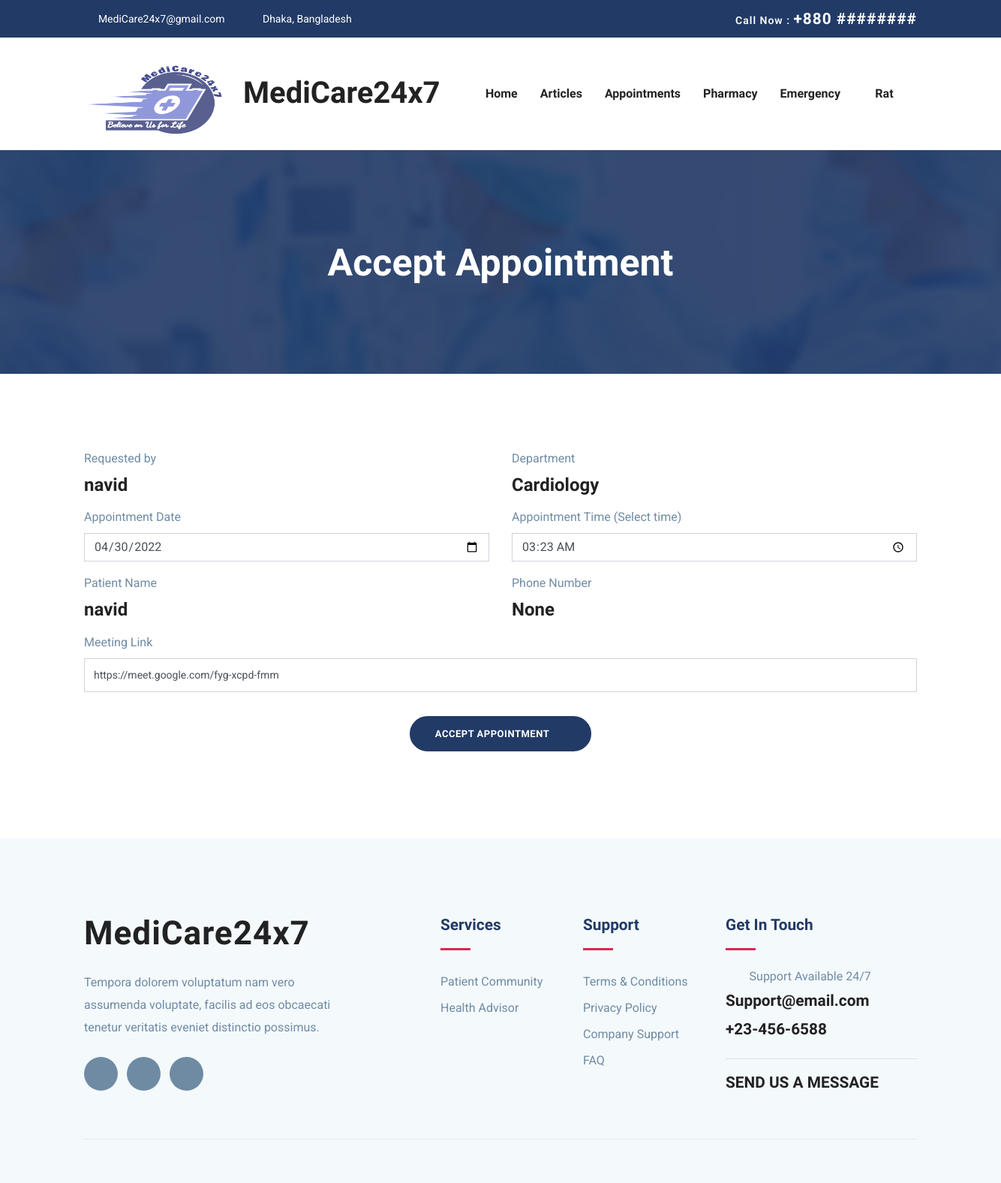
Screenshot of /appointment/doctor-update-appointment/1 (signed in) with the database file from the repository.
### accounts/models.py (models this page shows, shortened)
class UserModel(AbstractBaseUser, PermissionsMixin):
    email = models.EmailField(max_length=255, unique=True)  # Email
    name = models.CharField(max_length=255)  # Name
    is_patient = models.BooleanField(default=False)  # True if patient
    is_doctor = models.BooleanField(default=False)  # True if doctor
    is_active = models.BooleanField(default=True)  # True if active
    is_staff = models.BooleanField(default=False)
    is_admin = models.BooleanField(default=False)
    is_superuser = models.BooleanField(default=False)
    date_joined = models.DateTimeField(auto_now_add=True)
    USERNAME_FIELD = 'email'
    REQUIRED_FIELDS = ['name']  # Email & Password are required by default.
    objects = MyUserManager()  # User manager for the User Model
    def __str__(self):
        return self.email

class PatientModel(models.Model):
    user = models.OneToOneField(UserModel, on_delete=models.CASCADE)
    image = models.ImageField(null=True, blank=True)  # Patient Profile Picture
    gender = models.CharField(max_length=10, choices=GENDER_CHOICES, null=True, blank=True)
    blood_group = models.CharField(max_length=10, choices=BLOOD_GROUP_CHOICES, null=True, blank=True)
    height = models.DecimalField(decimal_places=2, max_digits=4, null=True, blank=True)
    weight = models.IntegerField(null=True, blank=True)
    date_of_birth = models.DateField(null=True, blank=True)
    phone = models.CharField(max_length=15, null=True, blank=True)
    address = models.TextField(max_length=100, null=True, blank=True)
    last_donation = models.DateField(null=True, blank=True)

class DoctorModel(models.Model):
    SpecializationModel= [
        ('Cardiology', 'Cardiology'),
        ('Dentistry', 'Dentistry'),
        ('Dermatology', 'Dermatology'),
        ('Endocrinology', 'Endocrinology'),
        ('Gastroenterology', 'Gastroenterology'),
        ('General Surgery', 'General Surgery'),
    ]
    user = models.OneToOneField(UserModel, on_delete=models.CASCADE)
    bio = models.TextField(null=True, blank=True)
    image = models.ImageField(null=True, blank=True)
    gender = models.CharField(max_length=10, choices=GENDER_CHOICES, null=True, blank=True)
    blood_group = models.CharField(max_length=10, choices=BLOOD_GROUP_CHOICES, null=True, blank=True)
    date_of_birth = models.DateField(null=True, blank=True)
    phone = models.CharField(max_length=15, null=True, blank=True)
    NID = models.CharField(max_length=50, null=True, blank=True)
    specialization = models.CharField(max_length=20, choices=SpecializationModel, null=True, blank=True)
    BMDC_regNo = models.CharField(max_length=100, null=True, blank=True)
    last_donation = models.DateField(null=True, blank=True)

### appointment/models.py (models this page shows)
class AppointmentModel(models.Model):
    patient         = models.ForeignKey(PatientModel, on_delete=models.CASCADE)
    doctor          = models.ForeignKey(DoctorModel, on_delete=models.CASCADE)
    department      = models.CharField(null =True, max_length=250)
    date            = models.DateField(null=True, blank=False)
    time            = models.TimeField(null=True, blank=False)
    is_accepted     = models.BooleanField(default=False)
    is_canceled     = models.BooleanField(default=False)
    is_completed    = models.BooleanField(default=False)
    meet_link       = models.CharField(max_length=100)
    notes           = models.TextField(null=True, blank=True)
    created_at      = models.DateTimeField(auto_now_add=True)

### appointment/views.py (the view, shortened to what this page needs)
# urls.py: path('doctor-update-appointment/<int:pk>', doctor_update_appointment_view, name='doctor-update-appointment'),
@login_required(login_url='login')
def doctor_update_appointment_view(request,pk):
    appointment = AppointmentModel.objects.get(id=pk)
    form = DoctorAppointmentForm(instance=appointment)
    context={
        'form':form,
        'appointment':appointment,
    }
    return render(request, 'appointment/doctor-update-appointment.html',context)

### appointment/forms.py
class DoctorAppointmentForm(ModelForm):
    date = forms.DateField(widget=forms.DateInput(attrs={'type': 'date'}))
    time = forms.TimeField(widget=forms.TimeInput(attrs={'type': 'time'}))
    meet_link = forms.CharField(widget=forms.TextInput(attrs={'placeholder': 'https://meet.google.com/***-****-****'}))
    class Meta:
        model = AppointmentModel
        fields = '__all__'
        exclude = ['patient', 'doctor', 'department', 'is_accepted', 'is_canceled', 'is_complete',
                   'date_created']

### templates/appointment/doctor-update-appointment.html (shortened to what this page needs)
{% extends "base.html" %}
{% load static %}
{% load widget_tweaks %}
{% block content %}
<section class="page-title bg-1">
    <div class="container">
        <div class="row">
            <div class="col-md-12">
                <div class="block text-center">
                    <h1 class="text-capitalize mb-5 text-lg">Accept Appointment</h1>
                </div>
            </div>
        </div>
    </div>
</section>
<section class="appointment section">
    <div class="container">
        <div class="row">
            <div class="col-lg-12">
                <form method="post">
                    <div class="row">
                        <div class="col-lg-6">
                            <div class="form-group">
                                <label>Requested by</label>
                                <h3>{{ appointment.patient.user.name }}</h3>
                            </div>
                        </div>
                        <div class="col-lg-6">
                            <div class="form-group">
                                <label>Department</label>
                                <h3>{{ appointment.doctor.specialization }}</h3>
                            </div>
                        </div>
                    </div>
                    <div class="row">
                        <div class="col-lg-6">
                            <div class="form-group">
                                <label>Appointment Date</label>
                                {{ form.date|add_class:"form-control" }}
                            </div>
                        </div>
                        <div class="col-lg-6">
                            <div class="form-group">
                                <label>Appointment Time (Select time)</label>
                                {{ form.time|add_class:"form-control" }}
                            </div>
                        </div>
                    </div>
                    <div class="row">
                        <div class="col-lg-6">
                            <div class="form-group">
                                <label>Patient Name</label><br/>
                                <a class="h3" href="{% url 'patient-profile' appointment.patient.user.id %}">
                                    {{ appointment.patient.user.name }}
                                </a>
                            </div>
                        </div>
                        <div class="col-lg-6">
                            <div class="form-group">
                                <label>Phone Number</label>
                                <h3>{{ appointment.patient.phone }}</h3>
                            </div>
                        </div>
                    </div>
                    <div class="row">
                        <div class="col-lg-12">
                            <div class="form-group">
                                <label>Meeting Link</label>
                                {{ form.meet_link|add_class:"form-control" }}
                            </div>
                        </div>
                    </div>
                    <div class="text-center my-3">
                        <button class="btn btn-main btn-round-full">
                            Accept Appointment <i class="icofont-simple-right ml-2"></i>
                        </button>
                    </div>
                </form>
            </div>
        </div>
    </div>
</section>
{% endblock %}

### templates/navbar.html (shortened to what this page needs)
{% load static %}
<nav class="navbar navbar-expand-lg navigation" id="navbar">
    <div class="container">
        <a class="navbar-brand" href="{% url 'home' %}">
            <h1><img src="{% static 'images/logo1.png' %}" alt="" class="img-fluid" style="width: 212px ;height: 106px;">MediCare24x7</h1>
        </a>
        <div class="collapse navbar-collapse" id="navbarmain">
            <ul class="navbar-nav ml-auto">
                <li class="nav-item active">
                    <a class="nav-link" href="{% url 'home' %}">Home</a>
                </li>
                <li class="nav-item"><a class="nav-link" href="#">Articles</a></li>
                {% if request.user.is_authenticated and request.user.is_doctor %}
                <li class="nav-item">
                    <a class="nav-link" href="{%url 'doctor-all-appointments'%}">Appointments</a>
                </li>
                <li class="nav-item">
                    <a class="nav-link" href="{%url 'heart-risk'%}">Test Prediction</a>
                </li>
                {% elif request.user.is_authenticated and request.user.is_patient %}
                <li class="nav-item">
                    <a class="nav-link" href="{%url 'patient-all-appointments'%}">Appointments</a>
                </li>
                <li class="nav-item">
                    <a class="nav-link" href="{% url 'pharmacy-home' %}">Pharmacy</a>
                </li>
                {% endif %}
                {% if request.user.is_authenticated %}
                <li class="nav-item dropdown">
                    <a class="nav-link dropdown-toggle" href="" id="dropdown02"
                       data-toggle="dropdown" aria-haspopup="true" aria-expanded="false">Emergency <i
                            class="icofont-thin-down"></i></a>
                            Others Blood Request</a></li>
                    </ul>
                {% endif %}
                {% if request.user.is_authenticated %}
                <li class="nav-item dropdown">
                    <a class="nav-link dropdown-toggle" href="#" id="dropdown03" data-toggle="dropdown"
                       aria-haspopup="true" aria-expanded="false">{{ request.user.name }} <i
                            class="icofont-thin-down"></i></a>
                </li>
                {% endif %}
        </div>
    </div>
</nav>

### static-files/css/style.css (style rules this page uses)
html { overflow-x: hidden; }
body { line-height: 1.6; font-family: "Roboto", sans-serif; -webkit-font-smoothing: antialiased; font-size: 16px; color: #6F8BA4; font-weight: 400; }
h1, .h1, h2, .h2, h3, .h3, h4, .h4, h5, .h5, h6, .h6 { font-family: "Exo", sans-serif; font-weight: 700; color: #222; }
h1, .h1 { font-size: 2.5rem; }
h3, .h3 { font-size: 1.5rem; }
input[type="email"], input[type="password"], input[type="text"], input[type="tel"] { box-shadow: none; height: 45px; outline: none; font-size: 14px; }
.form-control { box-shadow: none; border-radius: 0; }
.btn { display: inline-block; font-size: 14px; font-size: 0.8125rem; font-weight: 700; letter-spacing: .5px; padding: .75rem 2rem; font-family: "Exo", sans-serif; text-transform: uppercase; border-radius: 5px; border: 2px solid transparent; transition: all .35s ease; }
.btn-main { background: #223a66; color: #fff; border-color: #223a66; }
.btn-round-full { border-radius: 50px; }
.section { padding: 100px 0; }
.text-lg { font-size: 3.75rem; }
a { color: #222; text-decoration: none; transition: all .35s ease; }
.page-title { padding: 120px 0px 70px 0px; position: relative; }
.page-title .block h1 { color: #fff; }
.text-lg { font-size: 50px; }
#navbarmain { padding: 20px 0px; }
#navbarmain .nav-link { font-weight: 600; padding: 10px 15px; color: #222; font-family: "Exo", sans-serif; text-transform: capitalize; font-size: 16px; transition: all .25s ease; }
.dropdown-toggle::after { display: none; }
.navbar-brand { margin-top: 10px; }
.bg-1 { background: url("../images/bg/22.jpg") no-repeat 50% 50%; background-size: cover; position: relative; }

### rows the page displays
UserModel: user.name "Rat"
AppointmentModel: patient.user.name "navid", doctor.specialization "Cardiology", date "04/30/2022", time "03:23:00", patient.phone "None", meet_link "https://meet.google.com/fyg-xcpd-fmm"
